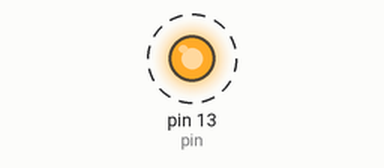
This sketch was run on a simulated Arduino Uno, built with avr-gcc and run on an emulated ATmega328P. Shown: output pins drawn as LEDs (lit = HIGH). Dashed ring = blinking. What the sketch prints to the serial monitor is not drawn.

Above: at 0.5 s.
Timing chart, 0 to 4.6 s (numbered marks = the images above):
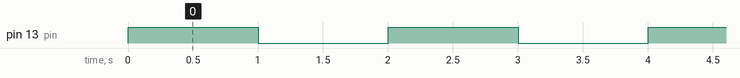

The sketch:

POO_Utilizando_C.ino
```cpp
// Bibliotecas
#include "library.h"

// Definição do objeto LED
digital_output LED = {.pin = 13, .invert = false};

// Setup
void setup(void)
{
  // Inicialização do Serial Console
  Serial.begin(9600);
  while (!Serial)
    ;

  // Inicialização do LED
  led_class_initialize(&LED);
}

// Loop
void loop(void)
{
  led_class_toggle(&LED);

  Serial.println("STATE: " + String(LED.state));

  delay(1000);
}
```

library.c
```cpp
// Bibliotecas
#include "library.h"

// Inicialização do objeto do tipo saída digital
void led_class_initialize(digital_output *object)
{
  pinMode(object->pin, OUTPUT);

  object->state = false;

  led_class_write(object);
}

// Toggle no estado do objeto passado
void led_class_toggle(digital_output *object)
{
  object->state = !object->state;

  led_class_write(object);
}

// Escreve o estado no GPIO associado a estrutura passada
void led_class_write(digital_output *object)
{
  if (object->invert)
    digitalWrite(object->pin, !object->state);
  else
    digitalWrite(object->pin, object->state);
}
```

library.h
```cpp
#include <Arduino.h>

#ifdef __cplusplus
  extern "C" {
#endif

#ifndef LIBRARY_H_
  #define LIBRARY_H_

/*
  Estrutura para uso das saídas digitais
    pin:    GPIO associado a estrutura;
    invert: true para ativação em baixa;
    state:  estado da saída;
*/
typedef struct {
  uint8_t pin;
  bool invert;
  bool state;
} digital_output;

void led_class_initialize(digital_output *object);
void led_class_toggle(digital_output *object);
void led_class_write(digital_output *object);

#endif /*LIBRARY_H_*/

#ifdef __cplusplus
} // extern "C"
#endif
```

Measured:
- by itself, pin 13 (pin): alternates HIGH for 1.0 s and LOW for 1.0 s
